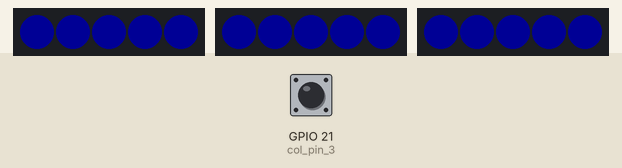
The sketch below on a simulated ESP32. Parts: 3 × 5 RGB LEDs in strip order, left to right. Wiring (inferred from the names in the program): 4×3 keypad with keys 1 2 3 4 5 6 7 8 9 * 0 # (labels assumed): rows GPIO 4, GPIO 15, GPIO 16, GPIO 17; columns GPIO 12, GPIO 13, GPIO 14. The test bench sets the inputs (shaded band); at power-on: GPIO 21 (col_pin_3) HIGH. Dim RGB values are drawn brighter than linear; what the sketch prints to the serial monitor is not drawn.

Above: at 1.2 s.
1.3 s: GPIO 21 (col_pin_3) pulled LOW for 0.15 s
At 2.1 s:
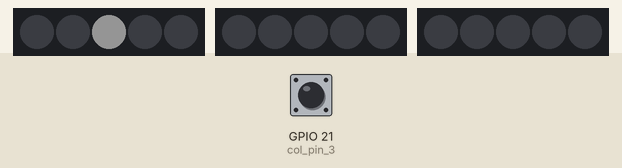
3.1 s: GPIO 21 (col_pin_3) pulled LOW for 0.15 s
6.2 s: GPIO 21 (col_pin_3) pulled LOW for 1 s
10.2 s: GPIO 21 (col_pin_3) driven LOW
13.2 s: GPIO 21 (col_pin_3) pulsed HIGH 5 times (0.12 s each, 0.3 s apart)
Timing chart, 0 to 16.2 s (numbered marks = the images above; inputs shaded):
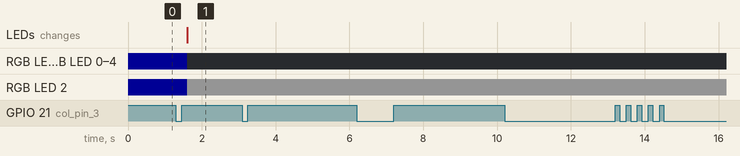

The sketch:

testing_thresholds.ino
```cpp
  /*
  *
  *
  */

  /*******************************************************************************
  * Capacitive Sensing for Touch and Proximity
  *
  * Prints the values of a capacitive sensor.
  *
  *******************************************************************************/
  #include <CapacitiveSensor.h>
  //#include <MFRC522.h>
  #include <FastLED.h>

  /*
  #define SS_PIN 5 // ESP32 pin GPIO5
  #define RST_PIN 27 // ESP32 pin GPIO27
  */

  #define LED_PIN_1 0  // LED Pins
  #define LED_PIN_2 22
  #define LED_PIN_3 32
  #define NUM_LEDS 5   // Total number of LEDs (5x3 matrix)
  CRGB leds_1[NUM_LEDS];
  CRGB leds_2[NUM_LEDS];
  CRGB leds_3[NUM_LEDS];

  bool ledState[NUM_LEDS][3]; //2D array to keep track of which led is on or off

  //Adafruit_NeoPixel strip_1 = Adafruit_NeoPixel(NUM_PIXELS, NEOPIXEL_PIN[1], NEO_GRB + NEO_KHZ800);
  //Adafruit_NeoPixel strip_2 = Adafruit_NeoPixel(NUM_PIXELS, NEOPIXEL_PIN[2], NEO_GRB + NEO_KHZ800);
  //Adafruit_NeoPixel strip_3 = Adafruit_NeoPixel(NUM_PIXELS, NEOPIXEL_PIN[3], NEO_GRB + NEO_KHZ800);

  //MFRC522 rfid(SS_PIN, RST_PIN);

  // Define a mapping table for NFC tags
  struct TagMapping {
    byte tagUID[7]; // UID of the NFC tag
    int tagNumber;  // Number associated with the tag
  };

  int paperNumber = 0;

  // Define the mapping table with respective NFC tag UIDs and numbers
  TagMapping tagMappings[] = {
    {{0x04, 0xB1, 0x61, 0x3E, 0xB9, 0x2A, 0x81}, 1},
    {{0x04, 0x8E, 0x61, 0x3E, 0xB9, 0x2A, 0x81}, 2},
    {{0x04, 0xA8, 0x61, 0x3E, 0xB9, 0x2A, 0x81}, 3}
  };


  double row1, row2, row3, col1, col2, col3, col4, col5;

  int touchedRow, touchedCol, oldRow, oldCol;

  bool newCol = false;

  bool newRow = false;

  int sender = 25;

  int row_pin_1 = 14;

  int row_pin_2 = 13;

  int row_pin_3 = 12;

  int col_pin_1 = 15;

  int col_pin_2 = 4;

  int col_pin_3 = 21;

  int col_pin_4 = 16;

  int col_pin_5 = 17;

  int samples_touch = 10;

  int rows = 3;
  int cols = 5;

  int threshold_col[][5] = {
    {20, 30, 20, 18, 18},
    {18, 45, 10, 20, 18},
    {65, 45, 10, 10, 18}
  };

  int threshold_rows[][5] = {
    {200, 200, 200, 200, 200},
    {160, 155, 160, 160, 170},
    {160, 165, 165, 165, 165}
  };

  CapacitiveSensor sensor1 = CapacitiveSensor(sender, row_pin_1);
  CapacitiveSensor sensor2 = CapacitiveSensor(sender, row_pin_2);
  CapacitiveSensor sensor3 = CapacitiveSensor(sender, row_pin_3);
  CapacitiveSensor sensor4 = CapacitiveSensor(sender, col_pin_1);
  CapacitiveSensor sensor5 = CapacitiveSensor(sender, col_pin_2);
  CapacitiveSensor sensor6 = CapacitiveSensor(sender, col_pin_3);
  CapacitiveSensor sensor7 = CapacitiveSensor(sender, col_pin_4);
  CapacitiveSensor sensor8 = CapacitiveSensor(sender, col_pin_5);


  void setup()
  {
    Serial.begin(9600);

    //rfid.PCD_Init(); // Init MFRC522

    FastLED.addLeds<NEOPIXEL,LED_PIN_1>(leds_1,NUM_LEDS);
    FastLED.addLeds<NEOPIXEL,LED_PIN_2>(leds_2,NUM_LEDS);
    FastLED.addLeds<NEOPIXEL,LED_PIN_3>(leds_3,NUM_LEDS);

    FastLED.setBrightness(20); //0-255

    for (int i = 0; i < NUM_LEDS; i++) {
      ledState[i][0] = false;
      ledState[i][1] = false;
      ledState[i][2] = false;
    }

    for(int i = 0; i<NUM_LEDS; i++){
      leds_1[i] = CRGB::Blue;
      leds_2[i] = CRGB::Blue;
      leds_3[i] = CRGB::Blue;
      FastLED.show();
    }
  }

  void loop()
  {
    /*
    if (rfid.PICC_IsNewCardPresent()) { // New tag is available
      if (rfid.PICC_ReadCardSerial()) { // NUID has been read
        MFRC522::PICC_Type piccType = rfid.PICC_GetType(rfid.uid.sak);
        //Serial.print("RFID/NFC Tag Type: ");
        //Serial.println(rfid.PICC_GetTypeName(piccType)); // Print UID in Serial Monitor in the hex format
        //Serial.print("UID:");
        for (int i = 0; i < rfid.uid.size; i++) {
          //Serial.print(rfid.uid.uidByte[i] < 0x10 ? " 0" : " ");
          //Serial.print(rfid.uid.uidByte[i], HEX);
        }
        Serial.println();

        // Search the mapping table for the matching NFC tag and its number
        for (int j = 0; j < sizeof(tagMappings) / sizeof(tagMappings[0]); j++) {
          bool matched = true;
          for (int k = 0; k < sizeof(tagMappings[j].tagUID); k++) {
            if (tagMappings[j].tagUID[k] != rfid.uid.uidByte[k]) {
              matched = false;
              break;
            }
          }
          if (matched) {
            //Serial.print("Mapped Number: ");
            //Serial.println(tagMappings[j].tagNumber);
            paperNumber = tagMappings[j].tagNumber;
            break;
          }
        }

        rfid.PICC_HaltA(); // Halt PICC
        rfid.PCD_StopCrypto1(); // Stop encryption on PCD
      }
    }
    */
    // Send row values
    row1 = sensor1.capacitiveSensor(samples_touch);
    row2 = sensor2.capacitiveSensor(samples_touch);
    row3 = sensor3.capacitiveSensor(samples_touch);

    // Send col values
    col1 = sensor4.capacitiveSensor(samples_touch);
    col2 = sensor5.capacitiveSensor(samples_touch);
    col3 = sensor6.capacitiveSensor(samples_touch);
    col4 = sensor7.capacitiveSensor(samples_touch);
    col5 = sensor8.capacitiveSensor(samples_touch);

  Serial.print("[");
  Serial.print(row1);
  Serial.print(", ");
  Serial.print(col1);
  Serial.print("], [");
  Serial.print(row1);
  Serial.print(", ");
  Serial.print(col2);
  Serial.print("], [");
  Serial.print(row1);
  Serial.print(", ");
  Serial.print(col3);
  Serial.print("], [");
  Serial.print(row1);
  Serial.print(", ");
  Serial.print(col4);
  Serial.print("], [");
  Serial.print(row1);
  Serial.print(", ");
  Serial.print(col5);
  Serial.println("] //");

  Serial.print("[");
  Serial.print(row2);
  Serial.print(", ");
  Serial.print(col1);
  Serial.print("], [");
  Serial.print(row2);
  Serial.print(", ");
  Serial.print(col2);
  Serial.print("], [");
  Serial.print(row2);
  Serial.print(", ");
  Serial.print(col3);
  Serial.print("], [");
  Serial.print(row2);
  Serial.print(", ");
  Serial.print(col4);
  Serial.print("], [");
  Serial.print(row2);
  Serial.print(", ");
  Serial.print(col5);
  Serial.println("] //");

  Serial.print("[");
  Serial.print(row3);
  Serial.print(", ");
  Serial.print(col1);
  Serial.print("], [");
  Serial.print(row3);
  Serial.print(", ");
  Serial.print(col2);
  Serial.print("], [");
  Serial.print(row3);
  Serial.print(", ");
  Serial.print(col3);
  Serial.print("], [");
  Serial.print(row3);
  Serial.print(", ");
  Serial.print(col4);
  Serial.print("], [");
  Serial.print(row3);
  Serial.print(", ");
  Serial.print(col5);
  Serial.println("] //");

  Serial.println();
  Serial.println();

    //find some way to read seperate, time multiplexing?? not working because of the overlap Isolation with air and foam tape

    // find the row that is touched and the col that is touched and print it in the format x,y;

    int col_values[] = {col1, col2, col3, col4, col5};
    int row_values[] = {row1, row2, row3};

    // Iterate through the columns
    for (int col = 0; col < cols; col++) {
      if (col_values[col] > threshold_col[touchedRow][col]) {
        oldCol = touchedCol;
        touchedCol = col;
        newCol = true;
        break;
      }
    }

    // Iterate through the rows
    for (int row = 0; row < rows; row++) {
      if (row_values[row] > threshold_rows[row][touchedCol]) {
        oldRow = touchedRow;
        touchedRow = row;
        newRow = true;
        break;
      }
    }

    // Check for changes
    if (oldRow == touchedRow && oldCol == touchedCol) {
      newRow = false;
      newCol = false;
    }


    // Print the pair to serial monitor when the number change
    if (newRow || newCol){
      Serial.print("[");
      Serial.print(paperNumber);
      Serial.print(";");
      Serial.print(touchedRow);
      Serial.print(",");
      Serial.print(touchedCol);
      Serial.print("]");
      Serial.println();


      if (touchedRow == 0) {
        ledState[touchedCol][touchedRow] = !ledState[touchedCol][touchedRow];
      } else if (touchedRow == 1) {
        ledState[touchedCol][touchedRow] = !ledState[touchedCol][touchedRow];
      } else if (touchedRow == 2) {
        ledState[touchedCol][touchedRow] = !ledState[touchedCol][touchedRow];
      }

      // Update LED strips based on the LED state
      for (int i = 0; i < NUM_LEDS; i++) {
        if (!ledState[i][0]) {
          leds_1[i] = CRGB::Black; // Turn off LED
        } else {
          leds_1[i] = CRGB::White; // Turn on LED
        }

        if (!ledState[i][1]) {
          leds_2[i] = CRGB::Black; // Turn off LED
        } else {
          leds_2[i] = CRGB::White; // Turn on LED
        }

        if (!ledState[i][2]) {
          leds_3[i] = CRGB::Black; // Turn off LED
        } else {
          leds_3[i] = CRGB::White; // Turn on LED
        }
      }

      FastLED.show();

      newRow = false;
      newCol = false;
    }


    /*
    for(int i = 0; i<NUM_LEDS; i++){
      leds_1[i] = CRGB::Red;
      leds_2[i] = CRGB::Red;
      leds_3[i] = CRGB::Red;
      FastLED.show();
    }

    // Light up corresponding LED in strip 1
    if(touchedRow == 0){
      leds_1[touchedCol] = CRGB::White; // Turn LED on
      FastLED.show();

      delay(10000); // Keep the LED on for 10 second
      leds_1[touchedCol] = CRGB::Black; // Turn LED off
      FastLED.show();

    }
    // Light up corresponding LED in strip 2
    else if (touchedRow == 1){
      leds_2[touchedCol] = CRGB::White; // Turn LED on
      FastLED.show();
  /*
      delay(10000); // Keep the LED on for 10 second
      leds_2[touchedCol] = CRGB::Black; // Turn LED off
      FastLED.show();

    }
    // Light up corresponding LED in strip 3
    else if (touchedRow == 2){
      leds_3[touchedCol] = CRGB::White; // Turn LED on

      FastLED.show();

      delay(10000); // Keep the LED on for 10 second
      leds_3[touchedCol] = CRGB::Black; // Turn LED off


    }
    */

    FastLED.show();
    delay(2);
  }
```

Measured:
- after the input at 1.3 s, RGB LED 0, RGB LED 1, RGB LED 3, RGB LED 4, RGB LED 0–4, RGB LED 0–4: RGB(0, 0, 20) → off after 0.30 s; RGB LED 2: RGB(0, 0, 20) → RGB(20, 20, 20) after 0.30 s; the LEDs: change after 0.30 s (image 1)
- after the input at 3.1 s, every drawn part: stays the same
- after the input at 6.2 s, every drawn part: stays the same
- after the input at 10.2 s, every drawn part: stays the same
- after the input at 13.2 s, every drawn part: stays the same
